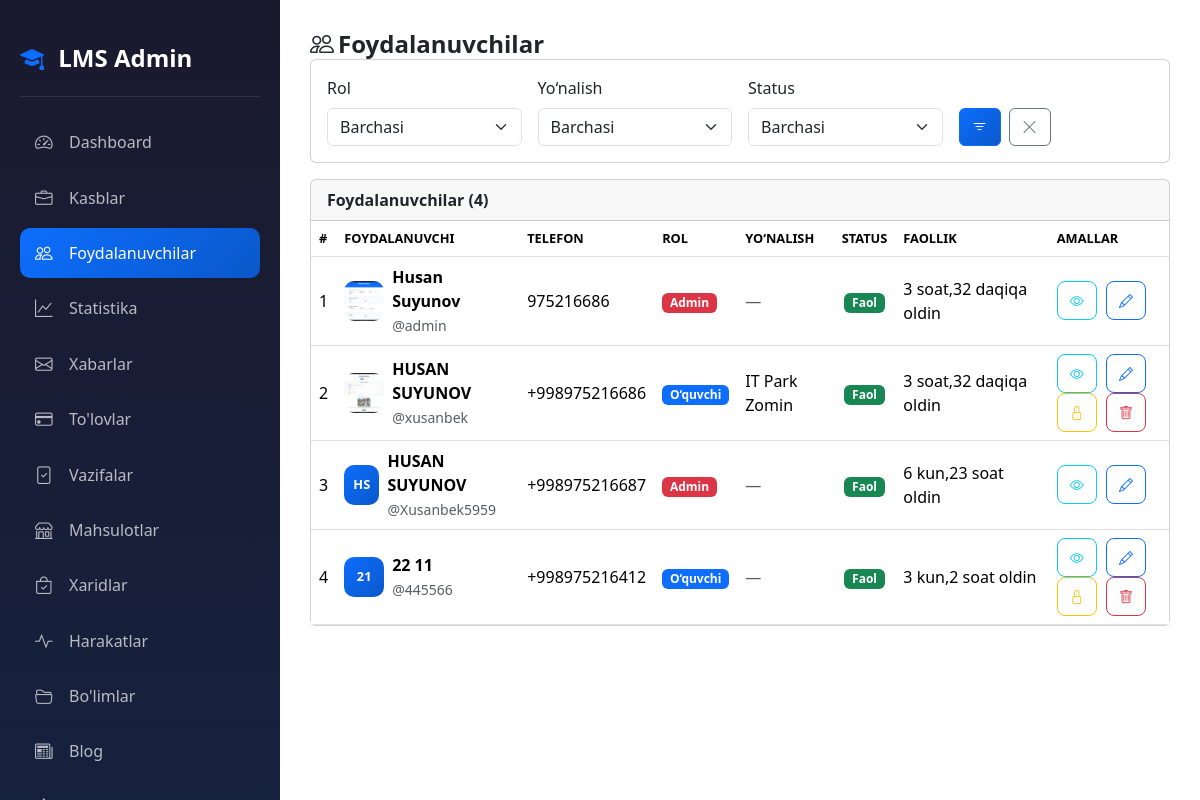
The app's page /dashboard/users/ (signed in), older data.
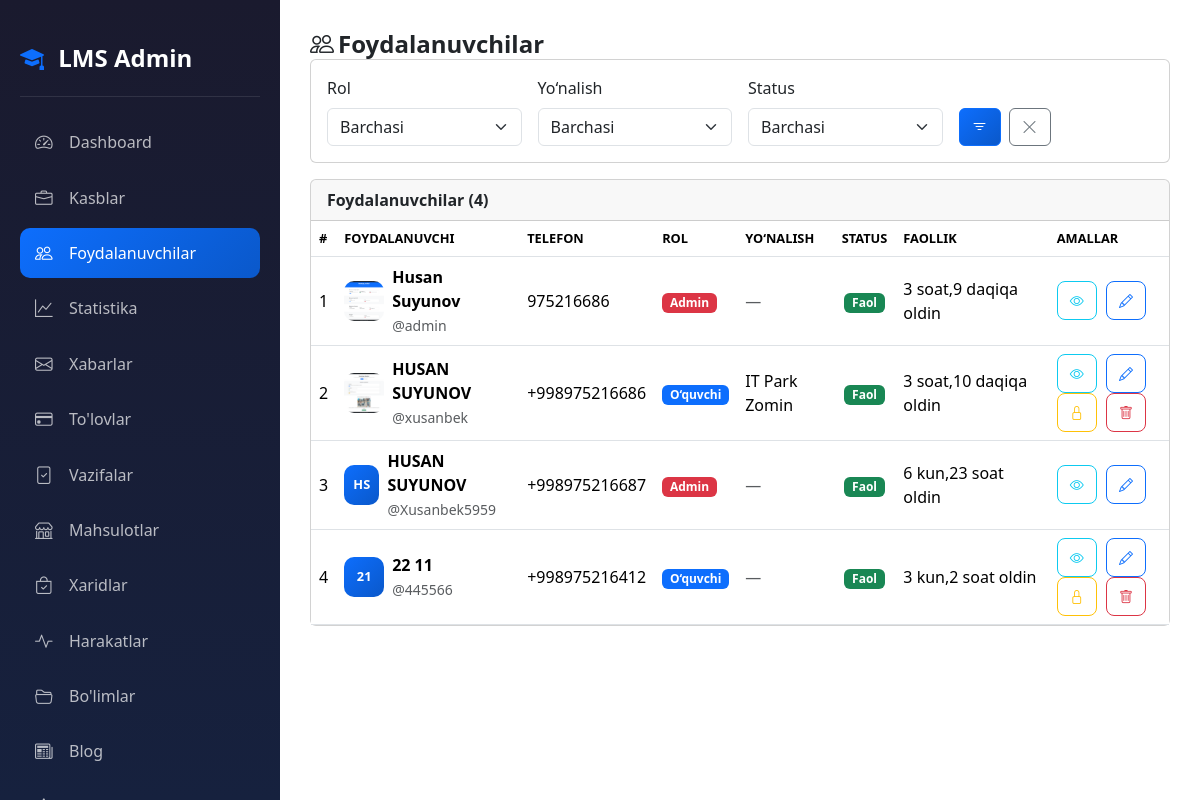
The same page, newer data.
### accounts/models.py (models this page shows, shortened)
class CustomUser(AbstractUser):
    ROLE_CHOICES = (
        ('admin', 'Admin'),
        ('teacher', "O'qituvchi"),
        ('student', "O'quvchi"),
    )
    first_name = models.CharField(max_length=100, verbose_name="Ism")
    last_name = models.CharField(max_length=100, verbose_name="Familiya")
    phone = models.CharField(max_length=20, unique=True, verbose_name="Telefon raqam")
    role = models.CharField(
        max_length=20,
        choices=ROLE_CHOICES,
        default='student',
        verbose_name="Rol"
    )
    photo = models.ImageField(
        upload_to='profiles/',
        blank=True,
        null=True,
        verbose_name="Profil rasmi"
    )
    profession = models.ForeignKey(
        'Profession',
        on_delete=models.SET_NULL,
        null=True,
        blank=True,
        related_name='students',
        verbose_name="Yo'nalish"
    )
    is_blocked = models.BooleanField(default=False, verbose_name="Bloklangan")
    last_activity = models.DateTimeField(null=True, blank=True, verbose_name="Oxirgi faollik")
    bio = models.TextField(blank=True, null=True, verbose_name="O'zi haqida")
    coins = models.IntegerField(default=0, verbose_name="Coinlar")
    total_online_time = models.IntegerField(default=0, verbose_name="Jami online vaqt (daqiqa)")
    address = models.CharField(max_length=300, blank=True, null=True, verbose_name="Yashash manzili")
    birth_date = models.DateField(null=True, blank=True, verbose_name="Tug'ilgan kuni")
    id_card = models.FileField(
        upload_to='documents/id_cards/',
        blank=True,
        null=True,
        verbose_name="ID karta / Pasport"
    )
    birth_certificate = models.FileField(
        upload_to='documents/birth_certificates/',
        blank=True,
        null=True,
        verbose_name="Tug'ilganlik haqida guvohnoma"
    )
    @property
    def is_admin(self):
        return self.role == 'admin'
    @property
    def is_online(self):
        if not self.last_activity:
            return False
        return (timezone.now() - self.last_activity).total_seconds() < 300
    @property
    def full_name(self):
        return f"{self.first_name} {self.last_name}".strip()
    def get_initials(self):
        first = self.first_name[0] if self.first_name else ''
        last = self.last_name[0] if self.last_name else ''
        return f"{first}{last}".upper()
    class Meta:
        verbose_name = "Foydalanuvchi"
        verbose_name_plural = "Foydalanuvchilar"

class Profession(models.Model):
    name = models.CharField(max_length=200, verbose_name="Kasb nomi")
    photo = models.ImageField(upload_to='professions/', verbose_name="Rasm")
    description = models.TextField(verbose_name="Kasb haqida")
    created_at = models.DateTimeField(auto_now_add=True)
    class Meta:
        verbose_name = "Kasb"
        verbose_name_plural = "Kasblar"
        ordering = ['-created_at']

### accounts/views.py (the view)
# urls.py: path('dashboard/users/', views.admin_users, name='admin_users'),
@login_required
def admin_users(request):
    if not request.user.is_admin:
        return redirect('home')
    role_filter = request.GET.get('role', '')
    profession_filter = request.GET.get('profession', '')
    status_filter = request.GET.get('status', '')
    users = CustomUser.objects.all()
    if role_filter:
        users = users.filter(role=role_filter)
    if profession_filter:
        users = users.filter(profession_id=profession_filter)
    if status_filter == 'blocked':
        users = users.filter(is_blocked=True)
    elif status_filter == 'active':
        users = users.filter(is_blocked=False)
    professions = Profession.objects.all()
    return render(request, 'accounts/admin/users.html', {
        'users': users,
        'professions': professions,
        'role_filter': role_filter,
        'profession_filter': profession_filter,
        'status_filter': status_filter,
    })

### accounts/management/commands/check_birthdays.py (called while the page is built, shortened)
    def handle(self, *args, **kwargs):
        today = timezone.now().date()
        users = CustomUser.objects.filter(birth_date__day=today.day, birth_date__month=today.month)
        if not users.exists():
            self.stdout.write(self.style.SUCCESS('No birthdays today.'))
            return

### accounts/templates/accounts/admin/users.html (shortened to what the changed rows need)
{% extends 'accounts/admin/base_admin.html' %}
{% block admin_content %}
<div class="admin-ios">
<h1 class="page-title">
    <i class="bi bi-people me-1"></i>Foydalanuvchilar
</h1>
<div class="card">
    <div class="card-body p-0">
    {% if users %}
    <div class="table-responsive">
        <table class="table mb-0">
            <thead>
                <tr>
                    <th>#</th>
                    <th>Foydalanuvchi</th>
                    <th>Telefon</th>
                    <th>Rol</th>
                    <th>Yo‘nalish</th>
                    <th class="text-center">Status</th>
                    <th>Faollik</th>
                    <th>Amallar</th>
                </tr>
            </thead>
            <tbody>
            {% for u in users %}
            <tr>
                <td data-label="#"> {{ forloop.counter }} </td>
                <td data-label="Foydalanuvchi">
                    <div class="d-flex align-items-center gap-2">
                        {% if u.photo %}
                        <img src="{{ u.photo.url }}" class="user-avatar-sm">
                        {% else %}
                        <div class="user-avatar-placeholder">{{ u.get_initials }}</div>
                        {% endif %}
                        <div>
                            <strong>{{ u.full_name }}</strong>
                            <br><small class="text-muted">@{{ u.username }}</small>
                        </div>
                    </div>
                </td>
                <td data-label="Telefon">{{ u.phone }}</td>
                <td data-label="Rol">
                    <span class="badge
                        {% if u.role == 'admin' %}bg-danger
                        {% elif u.role == 'teacher' %}bg-success
                        {% else %}bg-primary{% endif %}">
                        {% if u.role == 'admin' %}Admin{% elif u.role == 'teacher' %}O‘qituvchi{% else %}O‘quvchi{% endif %}
                    </span>
                </td>
                <td data-label="Yo‘nalish">
                    {% if u.profession %}{{ u.profession.name }}{% else %}<span class="text-muted">—</span>{% endif %}
                </td>
                <td data-label="Status" class="text-center">
                    {% if u.is_blocked %}
                    <span class="badge bg-danger">Bloklangan</span>
                    {% else %}
                    <span class="badge bg-success">Faol</span>
                    {% endif %}
                </td>
                <td data-label="Faollik">
                    {% if u.last_activity %}
                        {{ u.last_activity|timesince }} oldin
                    {% else %}
                        <span class="text-muted">—</span>
                    {% endif %}
                </td>
                <td data-label="Amallar" class="action-btns">
                    <a href="{% url 'admin_user_view' u.pk %}" class="btn btn-sm btn-outline-info">
                        <i class="bi bi-eye"></i>
                    </a>
                    <a href="{% url 'admin_user_edit' u.pk %}" class="btn btn-sm btn-outline-primary">
                        <i class="bi bi-pencil"></i>
                    </a>
                    {% if not u.is_admin %}
                    <a href="{% url 'admin_user_block' u.pk %}" class="btn btn-sm btn-outline-warning">
                        <i class="bi bi-{% if u.is_blocked %}unlock{% else %}lock{% endif %}"></i>
                    </a>
                    <a href="{% url 'admin_user_delete' u.pk %}" class="btn btn-sm btn-outline-danger">
                        <i class="bi bi-trash"></i>
                    </a>
                    {% endif %}
                </td>
            </tr>
            {% endfor %}
            </tbody>
        </table>
    </div>
    {% else %}
    <div class="text-center py-5 text-muted">
        <i class="bi bi-people" style="font-size:2.5rem;"></i>
        <p class="mt-2 mb-0">Foydalanuvchilar topilmadi</p>
    </div>
    {% endif %}
    </div>
</div>
</div>
{% endblock %}

Row changes from the older to the newer data that the page shows:
changed CustomUser "Husan Suyunov": last_activity "3 soat,32 daqiqa" → "3 soat,9 daqiqa"
changed CustomUser "xusanbek": last_activity "3 soat,32 daqiqa" → "3 soat,10 daqiqa"
